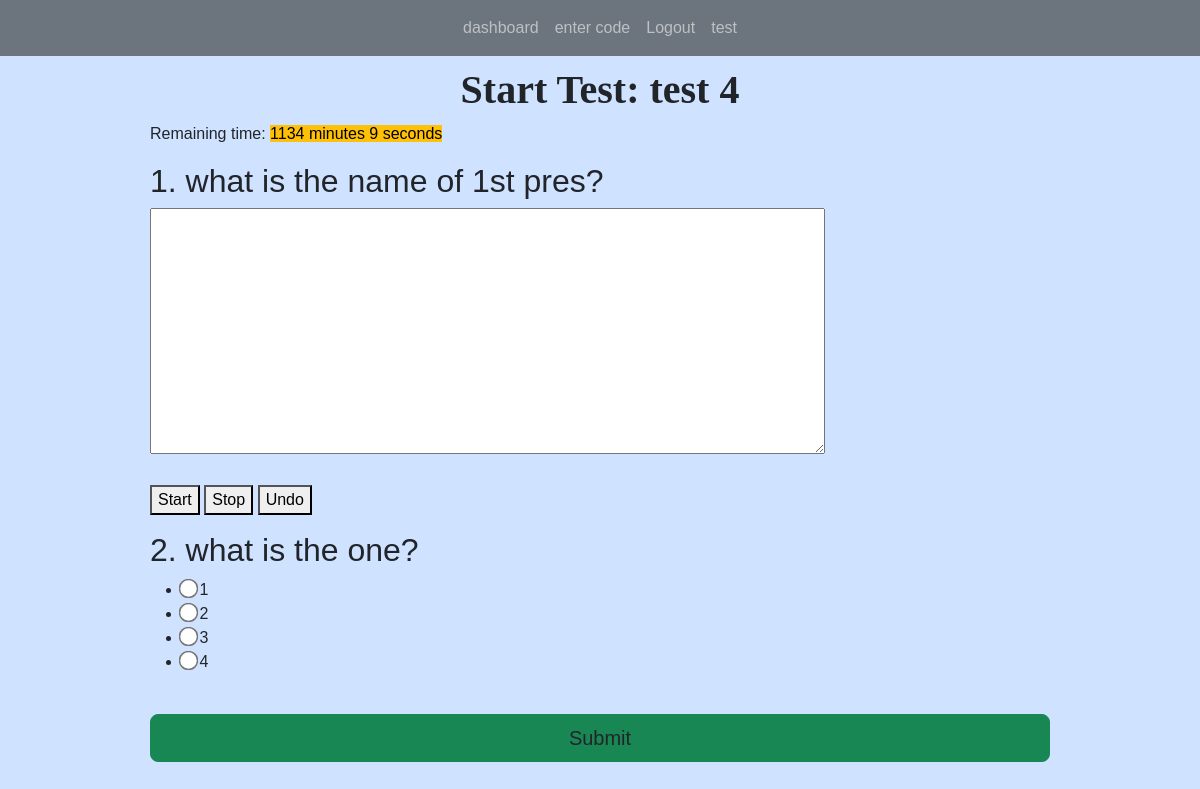
The page /start-test/4 (signed in) on the database its author committed.
### app.py (models this page shows)
class Tests(db.Model):
    test_id = db.Column(db.Integer, primary_key=True)
    title = db.Column(db.String(255))
    start_date = db.Column(db.DateTime, nullable = False)
    end_date = db.Column(db.DateTime, nullable = False)
    status = db.Column(db.String(255))
    teacher_id = db.Column(db.Integer, db.ForeignKey('users.id'))
    teacher = db.relationship('Users', backref=db.backref('tests', lazy=True))
    questions = db.relationship("Questions", backref="question_list")
    code = db.Column(db.String(6), unique=True)  # column to store the unique code
    students = db.relationship('Users', secondary='test_students', backref=db.backref('tests_registered', lazy=True))
    submissions = db.relationship('Submission', backref='test_submissions', lazy=True)

class Questions(db.Model):
    question_id = db.Column(db.Integer, primary_key=True)
    question_text = db.Column(db.String(255), nullable=False)
    question_type = db.Column(db.String(255), nullable=False)
    points = db.Column(db.Integer, nullable=False)
    option1 = db.Column(db.String(255))
    option2 = db.Column(db.String(255))
    option3 = db.Column(db.String(255))
    option4 = db.Column(db.String(255))
    correct_opt = db.Column(db.Integer)
    correct_ans = db.Column(db.String(255))
    test_id = db.Column(db.Integer, db.ForeignKey('tests.test_id'))
    test = db.relationship('Tests', backref=db.backref('question_test', lazy=True))
    answer = db.relationship("Answers", uselist=False)

### app.py (the view)
@app.route('/start-test/<int:test_id>', methods=['GET', 'POST'])
@login_required(role="student")
def start_test(test_id):
    test = Tests.query.get_or_404(test_id)
    questions = test.questions
    for submission in test.submissions:
        if submission.student_id == current_user.id:
            flash("You have already submitted this test")
            return redirect(url_for('student_dashboard'))
    current_time = datetime.now()
    if current_time < test.start_date or current_time > test.end_date:
        flash("Test is not available at this time.")
        return redirect(url_for('student_dashboard'))
    if request.method == 'POST':
        flash("Test submitted")
        return redirect(url_for('submit_test', test_id = test_id))
    return render_template('start_test.html', test=test, questions=questions)

### app.py (called while the page is built)
@login_manager.user_loader
def load_user(user_id):
    return Users.query.get(int(user_id))

def login_required(role="ANY"):
    def wrapper(fn):
        @wraps(fn)
        def decorated_view(*args, **kwargs):
            if not current_user.is_authenticated:
               return login_manager.unauthorized()
            if ( (current_user.role != role) and (role != "ANY")):
                return login_manager.unauthorized()
            return fn(*args, **kwargs)
        return decorated_view
    return wrapper

### templates/start_test.html (shortened to what this page needs)
{% extends 'index.html' %}
{% block content %}
<h1>Start Test: {{ test.title }}</h1>
<p>Remaining time: <span id="timer" class= "text-bg-warning"></span></p>
<form id="test-form" action="{{ url_for('submit_test', test_id = test.test_id) }}" method="post">
    {% for question in questions %}
        <h2>{{ loop.index }}. {{ question.question_text }}</h2>
        {% if question.question_type == 'multiple-choice' %}
            <ul>
                <li><input type="radio" style="scale: 1.5;" name="chosen_opt_{{ question.question_id }}" value="1"> {{ question.option1 }}</li>
                <li><input type="radio" style="scale: 1.5;" name="chosen_opt_{{ question.question_id }}" value="2"> {{ question.option2 }}</li>
                <li><input type="radio" style="scale: 1.5;" name="chosen_opt_{{ question.question_id }}" value="3"> {{ question.option3 }}</li>
                <li><input type="radio" style="scale: 1.5;" name="chosen_opt_{{ question.question_id }}" value="4"> {{ question.option4 }}</li>
            </ul>
        {% elif question.question_type == 'essay' %}
            <div class="speech-recognition-container">
                <textarea rows = "10" class = "w-75 mb-4" name="answer_{{ question.question_id }}" readonly></textarea>
                <div class="speech-controls">
                    <button  id="start_{{ question.question_id }}">Start</button>
                    <button id="stop_{{ question.question_id }}">Stop</button>
                    <button type="button" id="undo_{{ question.question_id }}">Undo</button>
                </div>
            </div>
        {% endif %}
    {% endfor %}
    <br>
    <input type="submit" value="Submit" class="btn btn-success btn-block btn-lg gradient-custom-4 text-body w-100")>
</form>
{% endblock %}

### static/main.css (style rules this page uses)
body { font-family: Arial, sans-serif; margin: 0; padding: 0; }
H1 { font-family: Copperplate; font-weight: bold; font-size: 40px; text-align: center; }

### rows shown on the page
Tests: title "test 4"
Questions: question_text "what is the name of 1st pres?"
Questions: question_text "what is the one?", option1 "1", option2 "2", option3 "3", option4 "4"
